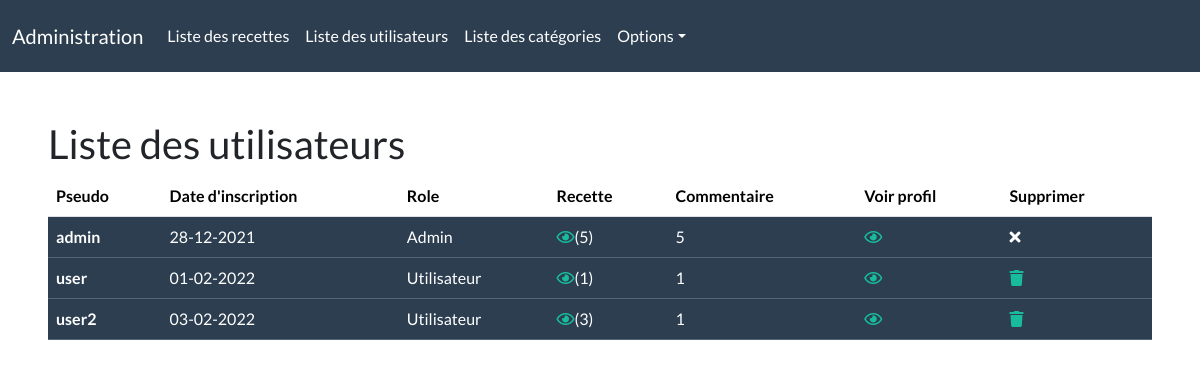
Page /private/templates/users.php (signed in) on the committed database.
### tables this page shows
CREATE TABLE IF NOT EXISTS `users` (
  `id` int(11) NOT NULL AUTO_INCREMENT,
  `nickname` varchar(40) NOT NULL,
  `password` text NOT NULL,
  `role` int(1) NOT NULL DEFAULT '3',
  `avatar` varchar(255) NOT NULL,
  `registration_at` timestamp NULL DEFAULT CURRENT_TIMESTAMP,
  PRIMARY KEY (`id`)
);

### libraries/services/sql_requests.php (called while the page is built, shortened)
<?php
function selectAll($pdo, $tableToSelect)
{
    $sql = "SELECT * FROM $tableToSelect";
    $query = $pdo->prepare($sql);
    $query->execute();
    $data = $query->fetchAll();
    return $data;
}
function countAsWhere($pdo, $whyCount, $whatAs, $fromWhy, $where, $selectTo)
{
    $sql = "SELECT count($whyCount) AS $whatAs FROM $fromWhy WHERE $where = ?";
    $query = $pdo->prepare($sql);
    $query->execute([$selectTo]);
    return $data = $query->fetch();
}

### libraries/services/functions.php (called while the page is built, shortened)
<?php
include('sql_requests.php');
function showDate($toStringDate)
{
    $timestamp = strtotime($toStringDate);
    return $date = date("d-m-Y", $timestamp);
}

### private/templates/users.php (the view, shortened to what this page needs)
<?php
include('../../admin_layout.php');
$users = selectAll($pdo, 'users'); ?>
<div class="grid_index m-5">
    <h2> Liste des utilisateurs </h2>
    <table class="table table-hover">
        <thead>
            <tr>
                <th scope="col">Pseudo</th>
                <th scope="col">Date d'inscription</th>
                <th scope="col">Role</th>
                <th scope="col">Recette</th>
                <th scope="col">Commentaire</th>
                <th scope="col">Voir profil</th>
                <th scope="col">Supprimer</th>
            </tr>
        </thead>
        <tbody>
            <?php foreach ($users as $user) : ?>
                <?php $date_profil = showDate($user['registration_at']); ?>
                <tr class="table-primary">
                    <th scope="row"><?= $user['nickname']; ?></th>
                    <td><?= $date_profil; ?></td>
                    <?php if ($user['role'] == ADMIN) : ?>
                        <td>Admin</td>
                    <?php elseif ($user['role'] == 3) : ?>
                        <td>Utilisateur</td>
                    <?php endif; ?>
                    <?php $nb_recipe = countAsWhere($pdo, 'user_id', 'nb_recipe', 'recipes', 'user_id', $user['id']); ?>
                    <?php if ($nb_recipe['nb_recipe'] > 0) : ?>
                        <td><a href="show_user_categories.php?user_id=<?= $user['id']; ?>"><i class="far fa-eye"></i></a><span class="number_comment">(<?= $nb_recipe['nb_recipe']; ?>)</span></td>
                    <?php else : ?>
                        <td><i class="fas fa-times"></i></td>
                    <?php endif; ?>
                    <?php $nb_comment = countAsWhere($pdo, 'user_id', 'nb_comment', 'comments', 'user_id', $user['id']); ?>
                    <td><?= $nb_comment['nb_comment']; ?></td>
                    <td><a href="user.php?user_id=<?= $user['id']; ?>"><i class="far fa-eye"></i></a></td>
                    <?php if ($user['role'] == ADMIN) : ?>
                        <td><i class="fas fa-times"></i></td>
                    <?php else : ?>
                        <td><a href="confirm_delete_user.php?user_id=<?= $user['id']; ?>"><i class="fas fa-trash"></i></a></td>
                    <?php endif; ?>
                </tr>
            <?php endforeach; ?>
        </tbody>
    </table>
</div>
<?php include('../layout_end.php'); ?>

### rows in the picture
users: nickname "admin", registration_at "28-12-2021", role "Admin", nb_recipe "5", nb_comment "5"
users: nickname "user", registration_at "01-02-2022", role "Utilisateur", nb_recipe "1", nb_comment "1"
users: nickname "user2", registration_at "03-02-2022", role "Utilisateur", nb_recipe "3", nb_comment "1"
